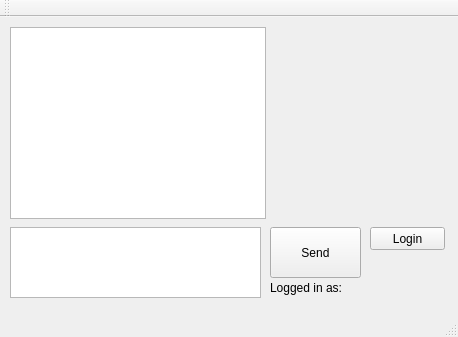
<?xml version="1.0" encoding="UTF-8"?>
<ui version="4.0">
 <class>MainChatWindow</class>
 <widget class="QMainWindow" name="MainChatWindow">
  <property name="geometry">
   <rect>
    <x>0</x>
    <y>0</y>
    <width>458</width>
    <height>337</height>
   </rect>
  </property>
  <property name="windowTitle">
   <string>MainChatWindow</string>
  </property>
  <widget class="QWidget" name="centralWidget">
   <widget class="QTextBrowser" name="mChatHistory">
    <property name="geometry">
     <rect>
      <x>10</x>
      <y>10</y>
      <width>256</width>
      <height>192</height>
     </rect>
    </property>
   </widget>
   <widget class="QTextEdit" name="mChatBox">
    <property name="geometry">
     <rect>
      <x>10</x>
      <y>210</y>
      <width>251</width>
      <height>71</height>
     </rect>
    </property>
   </widget>
   <widget class="QPushButton" name="mSendButton">
    <property name="geometry">
     <rect>
      <x>270</x>
      <y>210</y>
      <width>91</width>
      <height>51</height>
     </rect>
    </property>
    <property name="text">
     <string>Send</string>
    </property>
   </widget>
   <widget class="QPushButton" name="mLoginButton">
    <property name="geometry">
     <rect>
      <x>370</x>
      <y>210</y>
      <width>75</width>
      <height>23</height>
     </rect>
    </property>
    <property name="text">
     <string>Login</string>
    </property>
   </widget>
   <widget class="QLabel" name="label">
    <property name="geometry">
     <rect>
      <x>270</x>
      <y>260</y>
      <width>181</width>
      <height>21</height>
     </rect>
    </property>
    <property name="text">
     <string>Logged in as: </string>
    </property>
   </widget>
  </widget>
  <widget class="QMenuBar" name="menuBar">
   <property name="geometry">
    <rect>
     <x>0</x>
     <y>0</y>
     <width>458</width>
     <height>21</height>
    </rect>
   </property>
  </widget>
  <widget class="QToolBar" name="mainToolBar">
   <attribute name="toolBarArea">
    <enum>TopToolBarArea</enum>
   </attribute>
   <attribute name="toolBarBreak">
    <bool>false</bool>
   </attribute>
  </widget>
  <widget class="QStatusBar" name="statusBar"/>
 </widget>
 <layoutdefault spacing="6" margin="11"/>
 <resources/>
 <connections/>
</ui>
